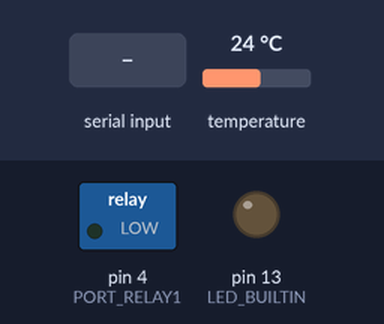
The sketch below on a simulated Arduino Uno, built with avr-gcc and run on an emulated ATmega328P. Shown: switched loads named in the sketch (green lamp = pin HIGH), output pins drawn as LEDs (lit = HIGH). Dashed ring = blinking. The inputs (shaded band) are chosen by the test bench; at power-on: temperature 24 °C. What the sketch prints to the serial monitor is not drawn.

Above: at 1.6 s.
1.7 s: temperature set to 21.6 °C
8.1 s: temperature set to 20.5 °C
At 10.94 s:
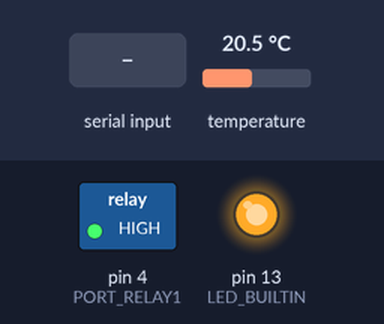
At 15.9 s:
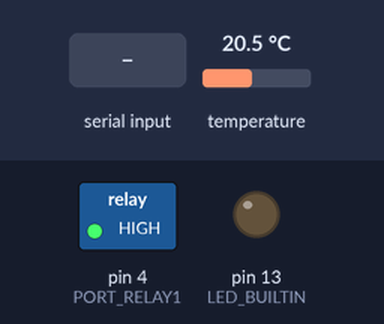
19.4 s: "30,150\n" received over Serial
25.8 s: temperature set to 21.5 °C
32.2 s: temperature set to 22.5 °C
At 35.6 s:
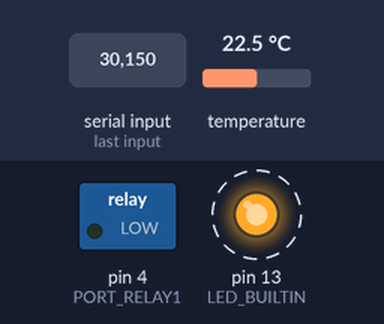
Timing chart, 0 to 39.4 s (numbered marks = the images above; inputs shaded):
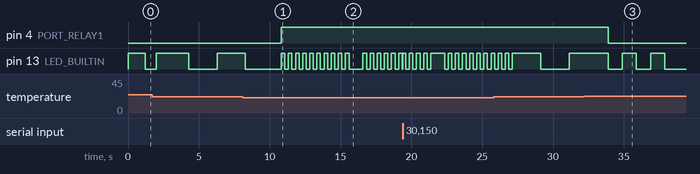

The sketch:

SimpleTemperature.ino
```cpp
// (licence header left out)
#include <Arduino.h>
#include <stdbool.h>

#include <OneWire.h>
#include <DallasTemperature.h>

#define SER_BAUDRATE 57600
#define ONE_WIRE_BUS 2
#define PORT_RELAY1 4
#define MAX_SENSORS 2
#define TEMP_DEF_HIGH 22.0
#define TEMP_DEF_LOW 21.0

// TODO: Handle on the fly removed and added sensors gracefully

// Setup a oneWire instance to communicate with any OneWire devices
// (not just Maxim/Dallas temperature ICs)
OneWire oneWire(ONE_WIRE_BUS);

// Pass our oneWire reference to Dallas Temperature.
DallasTemperature sensors(&oneWire);

struct Relay
{
  uint8_t state;
  unsigned int port;
  unsigned long lastSet;
};

struct Led
{
  unsigned int port;
  unsigned int state;
  unsigned int interval; // blinking speed
  unsigned long lastLEDMillis;
};

struct TempSensor
{
  float curr_temp;
  float prev_temp;
  float high_temp;
  float low_temp;
  bool isHighTemp; // TODO: use enum for these and check bit value
  bool isLowTemp;
  unsigned long lastUpdate;
  uint8_t deviceAddr[8];
};

TempSensor tempSensors[MAX_SENSORS];

uint8_t incomingByte;
uint8_t buffer[64];
uint8_t sensorNum;
uint8_t readBytes = 0; // count bytes read from serial, Uno buffer is 64 bytes as default

const char cmdCharSet = 'S';
const char cmdCharGetTemp = 'T';

const unsigned int tempInterval = 5000; // interval for sampling temp

struct Relay relay1;
struct Led internalLED;

uint8_t sensorCount = 0;

// SETUP
void setup(void)
{
  pinMode(LED_BUILTIN, OUTPUT);
  pinMode(PORT_RELAY1, OUTPUT);

  internalLED.port = LED_BUILTIN;
  internalLED.interval = 1000;
  internalLED.lastLEDMillis = millis();
  setStateLED(&internalLED, HIGH);

  relay1.port = PORT_RELAY1;
  setStateRelay(&relay1, LOW);

  sensors.begin();
  delay(200);
  sensorCount = sensors.getDeviceCount();
  if (sensorCount > MAX_SENSORS)
    sensorCount = MAX_SENSORS;

  // initialize sensors
  for (uint8_t i = 0; i < sensorCount; i++)
  {
    tempSensors[i] = {
        .curr_temp = -127.0, //initialize with fault indication
        .prev_temp = -127.0,
        .high_temp = TEMP_DEF_HIGH,
        .low_temp = TEMP_DEF_LOW,
        .isHighTemp = false,
        .isLowTemp = false,
        .lastUpdate = millis(),
        .deviceAddr = {0, 0, 0, 0, 0, 0, 0, 0}};

    sensors.getAddress(tempSensors[i].deviceAddr, i); // store addr to struct
    delay(200);
  }

  Serial.setTimeout(1000);
  Serial.begin(SER_BAUDRATE);

  if (Serial)
  {
    Serial.println(F("Temperature control v0.1b"));
    Serial.print(F("Number of devices:"));
    Serial.println(sensorCount);
    Serial.flush();

    printSensors(sensorCount);
  }
}

void printSensors(uint8_t sensor_cnt)
{
  Serial.write('[');
  for (uint8_t i = 0; i < sensor_cnt; i++)
  {
    Serial.print(F("{\"device_bus_num\":"));
    Serial.print(i);
    Serial.print(F(",\"device_addr_u8x\":"));
    Serial.write('"');
    printDevAddressSer(tempSensors[i].deviceAddr);
    Serial.print("\"}");
    if (sensorCount > 1 && i < sensorCount - 1)
    {
      Serial.write(',');
    }
    Serial.flush();
  }
  Serial.write(']');
}

/**
 *  Print a device address to serial as hex with ":" as separator
 */
void printDevAddressSer(DeviceAddress deviceAddress)
{
  for (uint8_t i = 0; i < 8; i++)
  {
    if (deviceAddress[i] < HEX)
      Serial.write('0');
    Serial.print(deviceAddress[i], HEX);
    if (i < 7)
      Serial.write(':');
  }
}

void outputTempAll(TempSensor tempSensors[], uint8_t sensorCount)
{
  for (uint8_t i = 0; i < sensorCount; i++)
  {
    outputTemp(tempSensors[i]);
  }
}

/**
 * Serial output TempSensor in a JSON format.
 * Temp of -127 indicates a failure.
 */
void outputTemp(TempSensor sensor)
{
  Serial.print('{');
  Serial.print(F("\"temperature\":"));
  Serial.print(sensor.curr_temp);
  Serial.print(",");

  Serial.print(F("\"temperature_prev\":"));
  Serial.print(sensor.prev_temp);
  Serial.print(",");

  Serial.print(F("\"tempHighValue\":"));
  Serial.print(sensor.high_temp);
  Serial.print(",");

  Serial.print(F("\"tempLowValue\":"));
  Serial.print(sensor.low_temp);
  Serial.print(",");

  Serial.print(F("\"tempIsHigh\":"));
  Serial.print(sensor.isHighTemp ? F("true") : F("false"));
  Serial.print(",");

  Serial.print(F("\"tempIsLow\":"));
  Serial.print(sensor.isLowTemp ? F("true") : F("false"));
  Serial.print(",");

  Serial.print(F("\"unit\":\"Celsius\""));

  Serial.print('}');
  Serial.println();
  Serial.flush();
}

/**
 * Set high value for sensor
 *
 * Checks that value is not same or lower than low.
 *
 * Output sensor state to serial.
 */
void setHighTemp(TempSensor *sensor, float value)
{
  if (value > sensor->low_temp)
  {
    sensor->high_temp = value;
  }
  outputTemp(*sensor);
}

/**
 * Set low value for sensor
 *
 * Checks that value is not same or higher than high.
 *
 * Output sensor state to serial.
 */
void setLowTemp(TempSensor *sensor, float value)
{
  if (value < sensor->high_temp)
  {
    sensor->low_temp = value;
  }
  return outputTemp(*sensor);
}

void setStateLED(Led *led, int state)
{
  digitalWrite(led->port, state);
  led->state = state;
}

void setStateRelay(Relay *r, int state)
{
  digitalWrite(r->port, state);
  r->state = state;
  r->lastSet = millis();
}

/***
 * Updates temp value for the sensor
 */
void updateTempValue(TempSensor *sensor, float value)
{
  sensor->prev_temp = sensor->curr_temp;
  sensor->curr_temp = value;

  if (sensor->curr_temp >= sensor->high_temp)
  {
    sensor->isHighTemp = true;
    sensor->isLowTemp = false;
  }
  else if (sensor->curr_temp <= sensor->low_temp)
  {
    sensor->isHighTemp = false;
    sensor->isLowTemp = true;
  }
  else
  {
    sensor->isHighTemp = false;
    sensor->isLowTemp = false;
  }

  sensor->lastUpdate = millis();
}

/***
 * Empty buffer by reading all the bytes
 */
void emptySerialRecvBuf(void)
{
  while (Serial.available() > 0)
  {
    Serial.read(); // empty recv buffer
  }
}

uint8_t readSerialBuffer(uint8_t *buffer, size_t bufSize, uint8_t *readBytes)
{
  *readBytes = 0;

  if (Serial.available() > 0)
  {
    *readBytes = Serial.readBytesUntil('\n', buffer, bufSize - 1);
    emptySerialRecvBuf(); // don't want to process more commands
  }

  buffer[*readBytes] = '\0'; // NULL terminate the string

  if (readBytes > 0)
  {
    // print status
    Serial.print(F("Read "));
    Serial.print(*readBytes);
    Serial.print(F(" bytes: "));
    Serial.println((char *)buffer);
    Serial.flush();
  }

  return *readBytes;
}

void processBufferCommand(uint8_t *buffer, int readBytes)
{
  switch (buffer[0])
  {
  case cmdCharGetTemp:                       // TEMP request
    outputTempAll(tempSensors, sensorCount); // TODO: Handle individual sensors
    break;

  case cmdCharSet:
    processSetCommand(buffer, readBytes);
    break;

  default:
    break;
  }
}

// SET request
// Format: S<sensor digit><temp><newline> ("S1H 22.2\n")
void processSetCommand(uint8_t *buffer, int readBytes)
{
  if (readBytes < 4)
    return; // need at least single number to set

  sensorNum = buffer[1] - '0'; // ascii number conversion

  if (sensorNum < 0 && sensorNum >= MAX_SENSORS)
    return;

  Serial.print(F("Set temp for sensor: "));
  Serial.print(sensorNum);
  Serial.flush();

  Serial.print(F(" Buffer:\""));
  for (int i = 0; i <= readBytes; i++)
  {
    Serial.write(buffer[i]);
  }
  Serial.println('"');

  if (buffer[2] == 'H') // High Temp
  {
    Serial.println(F("Operation to set high temp."));
    setHighTemp(&tempSensors[sensorNum], (float)strtod((char *)buffer + 3, NULL));
  }
  else if (buffer[2] == 'L') // Low temp
  {
    Serial.println(F("Operation to set low temp."));
    setLowTemp(&tempSensors[sensorNum], (float)strtod((char *)buffer + 3, NULL));
  }
  else
  {
    Serial.println(F("ERROR: Syntax error."));
  }
  Serial.flush();
}

/**
 * Actual program loop
 *
 */
void loop(void)
{
  // temperature measurement
  if (tempSensors[0].lastUpdate < (millis() - tempInterval))
  {
    // call sensors.requestTemperatures() to issue a global temperature
    // request to all devices on the bus
    sensors.requestTemperatures(); // Send the command to get temperature readings

    // You can have more than one DS18B20 on the same bus.
    // 0 refers to the first IC on the wire
    //updateTempValue(&tempSensors[0], sensors.getTempCByIndex(0));
    updateTempValue(&tempSensors[0], sensors.getTempC(tempSensors[0].deviceAddr));
  }

  if (readSerialBuffer(buffer, sizeof(buffer), &readBytes))
  {
    setStateLED(&internalLED, HIGH);
    processBufferCommand(buffer, readBytes);
  };

  /**
   * Relay and LED control based on temp values

   If the temp is -127 we have a fault and set relay operating
   to prevent freezing. Connected heating equipment MUST have
   their own thermostat!
  */
  if (tempSensors[0].curr_temp <= -127.0)
  { // we have sensor fault
    internalLED.interval = 150;
    setStateRelay(&relay1, HIGH); // Set temp to high (to prevent freezing)
  }
  else if (tempSensors[0].isHighTemp)
  { // High temp reached
    internalLED.interval = 1000;
    setStateRelay(&relay1, LOW);
  }
  else if (tempSensors[0].isLowTemp)
  { // Low temp reached
    internalLED.interval = 250;
    setStateRelay(&relay1, HIGH);
  }
  else
  { // Hysteris region
    internalLED.interval = 2000;
  }

  // led blinker (internal led)
  if (internalLED.lastLEDMillis < (millis() - internalLED.interval))
  {
    setStateLED(&internalLED, internalLED.state == HIGH ? LOW : HIGH);
    internalLED.lastLEDMillis = millis();
  }
}
```

Measured:
- the behaviour switches between 21.1 and 21 °C on temperature (found by bisection; images 0 and 1)
- the behaviour switches between 21.9 and 22 °C on temperature (found by bisection; images 2 and 3)
- after the input at 8.1 s, pin 4 (PORT_RELAY1): LOW → HIGH after 2.7 s
- after the input at 32.2 s, pin 4 (PORT_RELAY1): HIGH → LOW after 1.7 s
